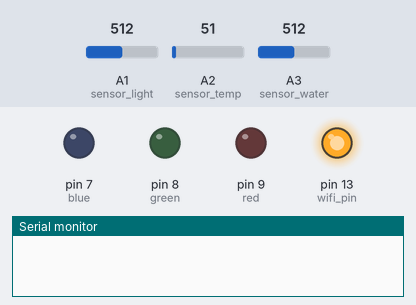
A sketch run on a simulated Arduino Mega 2560, built with avr-gcc and run on an emulated ATmega2560. On the bench: output pins drawn as LEDs (lit = HIGH), the last lines printed to the serial monitor. The inputs (shaded band) are chosen by the test bench; at power-on: A1 (sensor_light) = 512, A2 (sensor_temp) = 51, A3 (sensor_water) = 512. The modem accepts every AT command (registered, SIM ready, sends succeed) and sends nothing else.

Above: at 2.3 s.
7.3 s: A1 (sensor_light) set to 591
At 8.3 s:
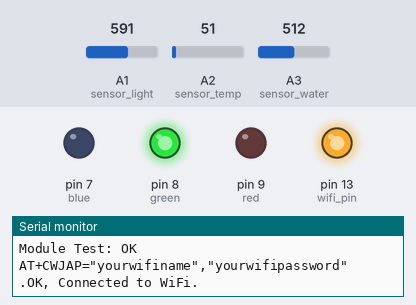
19.6 s: A1 (sensor_light) set to 607
At 36.74 s:
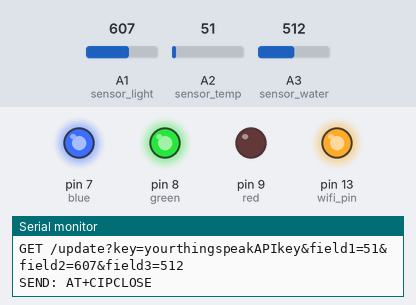
Timing chart, 0 to 47.7 s (numbered marks = the images above; inputs shaded):
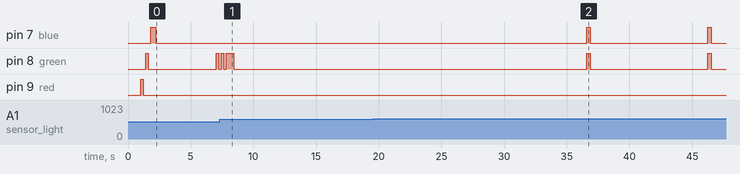

Measured:
- the behaviour switches between 600 and 601 on A1 (sensor_light) (found by bisection; images 1 and 2)
- after the input at 19.6 s, pin 7 (blue), pin 8 (green): alternates HIGH for 0.30 s and LOW for 9.3 s, starting after 17.0 s

The sketch:

SmartPlantPot.ino
```cpp
int sensor_light = A1;
int value_light;
int sensor_temp = A2;
int value_temp;
int sensor_water = A3;
int value_water;
int red = 9;
int green = 8;
int blue = 7;
int status;
int wifiConnected = 0;

#define DEBUG 1  // Please set DEBUG = 0 when USB not connected

#define _baudrate 9600
#define wifi_pin 13

#define SSID "yourwifiname"
#define PASS "yourwifipassword"
#define IP "184.106.153.149"

String GET = "GET /update?key=yourthingspeakAPIkey";

void setup() {
  pinMode (13, OUTPUT);
  digitalWrite (13, HIGH);
  delay(1000);

  pinMode (red, OUTPUT);
  pinMode (blue, OUTPUT);
  pinMode (green, OUTPUT);

  digitalWrite (red, HIGH);
  delay(200);
  digitalWrite (red, LOW);
  delay(200);
  digitalWrite (green, HIGH);
  delay(200);
  digitalWrite (green, LOW);
  delay(200);
  digitalWrite (blue, HIGH);
  delay(400);
  digitalWrite (blue, LOW);


  Serial.begin( _baudrate );
  Serial1.begin( _baudrate );

  if(DEBUG) {
    while(!Serial);
  }

  //set mode needed for new boards
  Serial1.println("AT+RST");
  delay(3000);//delay after mode change
  Serial1.println("AT+CWMODE=1");
  delay(300);
  Serial1.println("AT+RST");
  delay(500);

}

void loop() {

  if(!wifiConnected) {
    Serial1.println("AT");
    delay(1000);
    if(Serial1.find("OK")){
      Serial.println("Module Test: OK");
      connectWifi();

      if (wifiConnected) {
          String cmd = "AT+CIPMUX=0";
            digitalWrite (green, HIGH);
      delay(200);
        digitalWrite (green, LOW);
        delay(200);
        digitalWrite (green, HIGH);
        delay(200);
        digitalWrite (green, LOW);
        delay(200);
        digitalWrite (green, HIGH);
        delay(600);
        digitalWrite (green, LOW);
          sendDebug( cmd );
          if( Serial1.find( "Error") )
          {
               Serial.print( "RECEIVED: Error" );
               return;
          }
      }
    }
  }

  if(!wifiConnected) {
    delay(500);
    return;
  }

  status=0;

  value_temp = analogRead(sensor_temp);
  Serial.print("temperature");
  Serial.println( value_temp );
  value_light = analogRead(sensor_light);
  Serial.print("light");
  Serial.println( value_light );
  value_water = analogRead(sensor_water);
  Serial.print("water");
  Serial.println( value_water );

  String temp=String(value_temp);// turn integer to string
  String light=String(value_light);// turn integer to string
  String water=String(value_water);// turn integer to string

  updateTS(temp,light, water);
  delay(5000); //added delay here

  if (value_temp < 800){
  digitalWrite (blue, LOW);
  digitalWrite (red, HIGH);
  digitalWrite (green, LOW);
status=1;
}else{
  digitalWrite (blue, LOW);
  digitalWrite (red, LOW);
  digitalWrite (green, LOW); // normal temp - red led off
}
  if (value_light > 600) {
  digitalWrite (blue, HIGH); // not enough light - yellow led on
  digitalWrite (red, LOW);
  digitalWrite (green, HIGH);
  delay(300);               // wait for a second
  digitalWrite(blue, LOW);  // turn the LED off by making the voltage LOW
  digitalWrite (red, LOW);
  digitalWrite (green, LOW);
  delay(300);
status=1;
}else{
  digitalWrite(blue, LOW);  // turn the LED off by making the voltage LOW
  digitalWrite (red, LOW);
  digitalWrite (green, LOW); // enough light - yellow led off
}
  if (value_water < 300) {
  digitalWrite (blue, HIGH);
  digitalWrite (red, LOW);
  digitalWrite (green, LOW); // plant thirsty - blue led on
  delay(300);               // wait for a second
  digitalWrite(blue, LOW);  // turn the LED off by making the voltage LOW
  digitalWrite (red, LOW);
  digitalWrite (green, LOW);    // turn the LED off by making the voltage LOW
  delay(300);
status=1;
}else{
  digitalWrite(blue, LOW);  // turn the LED off by making the voltage LOW
  digitalWrite (red, LOW);
  digitalWrite (green, LOW); // soil is moist - blue led off
}

if(status==0) {
  digitalWrite (blue, LOW);
  digitalWrite (red, LOW);
  digitalWrite (green, HIGH);
  delay(300);               // wait for a second
  digitalWrite (blue, LOW);  // turn the LED off by making the voltage LOW
  digitalWrite (red, LOW);
  digitalWrite (green, LOW);   // turn the LED off by making the voltage LOW
  delay(300);
 }else{
  digitalWrite (blue, LOW);  // turn the LED off by making the voltage LOW
  digitalWrite (red, LOW);
  digitalWrite (green, LOW);
}

}

//----- update the Thingspeak string with 3 values
void updateTS( String T, String H , String W)
{
  String cmd = "AT+CIPSTART=\"TCP\",\"";
  cmd += IP;
  cmd += "\",80";
  sendDebug(cmd);
  delay(2000);
  if( Serial1.find( "Error" ) )
  {
    Serial1.print( "RECEIVED: Error\nExit1" );
    return;
  }

  cmd = GET + "&field1=" + T +"&field2=" + H +"&field3=" + W +"\r\n";
  Serial1.print( "AT+CIPSEND=" );
  Serial1.println( cmd.length() );

  //display command in serial monitor
  Serial.print("AT+CIPSEND=");
  Serial.println( cmd.length() );

  if(Serial1.find(">")) {
    // The line is useless
    //Serial1.print(">");
    Serial1.print(cmd);
    Serial.print(cmd);
    delay(1000);
    sendDebug( "AT+CIPCLOSE" );
  } else {
    sendDebug( "AT+CIPCLOSE" );
    return;
  }


  if( Serial1.find("OK") )
  {
    Serial1.println( "RECEIVED: OK" );
  }
  else
  {
    Serial1.println( "RECEIVED: Error\nExit2" );
  }
}

void sendDebug(String cmd)
{
  Serial.print("SEND: ");
  Serial.println(cmd);
  Serial1.println(cmd);
}

boolean connectWifi() {
 String cmd="AT+CWJAP=\"";
 cmd+=SSID;
 cmd+="\",\"";
 cmd+=PASS;
 cmd+="\"";
 Serial.println(cmd);
 Serial1.println(cmd);

 for(int i = 0; i < 20; i++) {
   Serial.print(".");
   if(Serial1.find("OK"))
   {
     wifiConnected = 1;

     break;
   }

   delay(50);
 }

 Serial.println(
   wifiConnected ?
   "OK, Connected to WiFi." :
   "Can not connect to the WiFi."
 );

 return wifiConnected;
}
```
